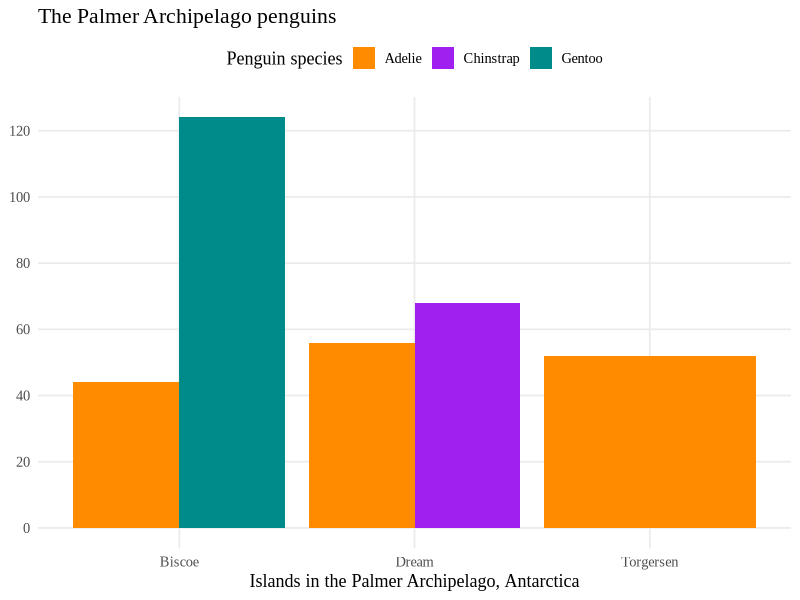

The R source for this figure:
## ---- chunk 1
#| label: setup
#| echo: false
#| message: false
library(ggplot2)
## ---- chunk 2
#| label: grammar-of-graphics
#| fig-dpi: 400

ggplot(data = penguins) +
  geom_bar(
    mapping = aes(x = island, fill = species),
    stat = "count", # default stat for geom_bar(). Calculates y.
    position = "dodge" # position bars next to each other
  ) + 
  scale_fill_manual(values = c("darkorange", "purple", "cyan4")) + # fill scale
  scale_y_continuous(breaks = seq(0, 120, by = 20)) + # More guides for y axis
  coord_cartesian() + # default coordinates
  labs(title = "The Palmer Archipelago penguins",
       x = "Islands in the Palmer Archipelago, Antarctica",
       y = NULL, # Remove label for y axis
       fill = "Penguin species") + 
  theme_minimal(base_size = 13, # Change base theme and font
                base_family = "Times New Roman") + 
  theme(panel.grid.minor = element_blank(), # Remove minor grid lines
        legend.position = "top", # change position of legend
        legend.direction = "horizontal") # and legend direction
